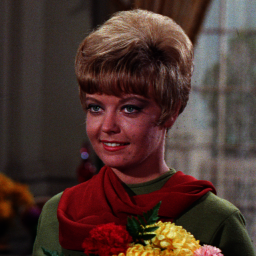
#> input picture SEM_07/Image&Video_Proc/Assignments/HW#3/misc/4.1.01.tiff, 256 x 256 px
$ jupyter execute --allow-errors ee18btech11026-hw3.ipynb
#> lines starting #> are read from the running program, lines starting #| are printed output that depends on the picture; after the words box and inside, x2 and y2 are one past the last pixel; in counts of white or black regions, pixels touching at a corner belong together
# Homework : 03
## Koidala Surya Prakash
### EE18BTECH11026

[cell 1]
## imports
import time ## to understand the time complexity of iterative and matrix approach

import numpy as np
import cv2
import matplotlib.pyplot as plt
import matplotlib.image as mpimg
import cmath
from scipy import signal
PI = np.pi ## denoting common constants..
exp = np.e

# Q1. 2D-DFT

[cell 2]
### code for Q1


class Q1:
    ####################### Utitlity functions ####################
    def disp_img(self, I, title = None): # A utility func for displaying images
        plt.imshow(I, cmap = 'gray')
        plt.axis('off')
        plt.title(title)
        plt.show()


    def __init__ (self, path, display = False, title = None):
        self.path = path
        self.I = cv2.imread(path,cv2.IMREAD_GRAYSCALE) ## Reading images..
        self.N = self.I.shape[0]
        if(display): ## Displaying I
            self.disp_img(self.I, title)

    #### Question 1.a --> iterative approach
    ################################################################################################
    # [40 lines left out: functions find_DFT_iter, find_IDFT_iter, not called in this run]
    ################################################################################################


    #### Question 1.b --> Matrix approach
    ##########################################################################################
    def find_DFT(self, I): ### funct to compute DFT using matrix approach

        self.J = I.copy()
        N = self.J.shape[0]
        self.DFT = np.zeros((N,N), dtype = complex)

        phase =  -1*(2*PI)/N
        w = cmath.rect(1,phase)
        W = np.array([[ w**(i*j) for j in range(N)]for i in range(N)] ,dtype = complex) # Complex exponential matrix

        self.DFT = W@self.J@W
        return self.DFT


    def find_IDFT(self, I): ### finding IDFT using matrix approach
        self.J = I
        N = self.J.shape[0]
        self.IDFT = np.zeros((N,N), dtype = complex)

        phase =  -1*(2*PI)/N
        w = cmath.rect(1,phase)
        W = np.array([[ w**(i*j) for j in range(N)]for i in range(N)] ,dtype = complex) # Complex exponential matrix

        W_inv = (1/N) * np.conjugate(W)

        self.IDFT = W_inv@self.J@W_inv
        self.IDFT = np.round(abs(self.IDFT))
        self.IDFT = np.array(self.IDFT, dtype = np.uint8)

        return self.IDFT
    ##########################################################################################


    ################################################################################
    #### Operations ... DFT visualisations and reconstructions ...
    ################################################################################

    ### basic magnitude
    def magnitude(self, DFT, display = False, title = None):
        self.DFT_mag = np.abs(DFT)

        if(display):
            self.disp_img(self.DFT_mag, title)
        return self.DFT_mag

    ### utilities
    ###  magnitude with log compression
    def log_compressed_magnitude(self, DFT, display = False, title = None):

        ## utility function...
        def log_compressed_FSCS(I):
            I = np.log2(1+I)
            mini,maxi = np.amin(I), np.amax(I)
            J = np.array( [[ (( (I[i][j] - mini)/ (maxi - mini) ) *255) for j in range(I.shape[1]) ] for i in range(I.shape[0])]  ,dtype = np.uint8)
            return J

        self.DFT_mag = np.abs(DFT)
        self.DFT_mag_log_compressed = log_compressed_FSCS(self.DFT_mag)

        if(display):
            self.disp_img(self.DFT_mag_log_compressed, title)
        return self.DFT_mag_log_compressed


    ### displaying phase of the DFT : also performing FSCS to map [-pi , pi]--> [0,255]
    def phase(self, DFT, display = False, title = None): ### applying FSCS to phase [-pi , pi]--> [0,255]
        I = np.angle(DFT,deg=False)  ### raw phase in radians
        mini,maxi = np.amin(I), np.amax(I)
        self.phase = np.array( [[ (( (I[i][j] - mini)/ (maxi - mini) ) *255) for j in range(I.shape[1]) ] for i in range(I.shape[0])]  ,dtype = np.uint8)

        if(display):
            self.disp_img(self.phase, title)
        return self.phase, I ## returns FSCS phase --> lies in [0,255] and raw phas--> [-pi, pi]

    ################################################################################

    # For 1.2
    ## transforming I to get centered DFT
    def center_I_transform(self, I): ### Transfrorming I to get a centered DFT
        self.I_cap = np.array([[  ((-1)**(i+j)) * I[i][j]  for j in range(I.shape[1])] for i in range(I.shape[0])])
        return self.I_cap

    # For 1.4
    #### Constructing DFT from mag and phase ## utility for q1.d
    def dft_from_mag_and_phase(self,mag, phase):
        N = mag.shape[0]
        DFT = np.array( [[ cmath.rect(mag[i][j],phase[i][j]) for j in range(N)] for i in range(N)] ,dtype = complex)
        return DFT

## DFT/IDFT using iterative approach
### Since this takes a lot of time , analysis is done on a (28*28) image on MNIST data.
#### Image Link : https://www.kaggle.com/scolianni/mnistasjpg

### a), Display image,  DFT mag , phase

##### raw magnitude is displayed along with the log compressed version
##### phase has been scaled from [-pi, pi]--> [0,255]

#> (a cell that did not finish here is left out)

DFT_img = q1.find_DFT_iter(q1.I)

_ = q1.magnitude(DFT_img, display = True, title = "Raw Magnitude of DFT(I)")
_ = q1.log_compressed_magnitude(DFT_img, display = True, title = "Magnitude of DFT(I) \n followed by log compression")
_ = q1.phase(DFT_img, display=True, title = "Phase after FSCS")

### b) A centered DFT

### Applied the said transformation and computed DFT

#### We can see the bright spot denoting the DC component on the center

#> (a cell that did not finish here is left out)

DFT_I = q1.find_DFT_iter(q1.I) ### Actual DFT
_ = q1.log_compressed_magnitude(DFT_I, display = True, title = "Magnitude of DFT(I) \n followed by log compression")

I_cap = q1.center_I_transform(q1.I)
DFT_I_cap = q1.find_DFT_iter(I_cap) ## Centered DFT
_ = q1.log_compressed_magnitude(DFT_I_cap, display = True, title = "Magnitude of DFT( {(-1)^i+j}*I) \n followed by log compression")

###  c) Verifying IDFT[DFT[I] ] = I

#### Shown by displaying the difference image which is black

#> (a cell that did not finish here is left out)


DFT_img = q1.find_DFT_iter(q1.I)
IDFT_DFT_img = q1.find_IDFT_iter(DFT_img)

q1.disp_img(IDFT_DFT_img, title = 'IDFT(DFT(I))')

#### showing the difference between I & IDFT(DFT(I)) = 0
q1.disp_img( q1.I - IDFT_DFT_img, title =  'Difference between above images'  )

### d) Importance of phase

#> (a cell that did not finish here is left out)

DFT_I = q1.find_DFT_iter(q1.I) ### Actual DFT


###  decomposing into mag and phase
mag = q1.magnitude(DFT_I)
_,phase = q1.phase(DFT_I)


###############################################
# 1. Transposing the phase
###############################################
phase1 = np.transpose(phase)
DFT_reconstructed = q1.dft_from_mag_and_phase(mag, phase1)
IDFT_DFT_img = q1.find_IDFT(DFT_reconstructed)
q1.disp_img(IDFT_DFT_img, title = 'After transposing phase')


###############################################
# 2. Setting phase to 0
###############################################
phase2 = np.zeros(phase.shape)
DFT_reconstructed = q1.dft_from_mag_and_phase(mag, phase2)
IDFT_DFT_img = q1.find_IDFT(DFT_reconstructed)
q1.disp_img(IDFT_DFT_img, title = 'After setting phase to 0')


###############################################
# 3. Adding Gaussian noise : Added noise with var and mean of 45
###############################################
phase3 = phase + np.random.normal(45,45,size = phase.shape)
DFT_reconstructed = q1.dft_from_mag_and_phase(mag, phase3)
IDFT_DFT_img = q1.find_IDFT(DFT_reconstructed)
q1.disp_img(IDFT_DFT_img, title = 'After adding gaussian to phase')

## DFT/IDFT using Matrix approach
### Not turning in results for 3 images as it might take more space . Do consider renaming your image of choice.

[cell 7]
### Inorder to rename :

#q1 = Q1(path = 'misc/4.1.01.tiff', display = True, title = "Real Image : I")
#q1 = Q1(path = 'misc/4.1.02.tiff', display = True, title = "Real Image : I")
#q1 = Q1(path = 'misc/4.1.03.tiff', display = True, title = "Real Image : I")

### a), Display image,  DFT mag , phase

[cell 8]
q1 = Q1(path = 'misc/4.1.01.tiff', display = True, title = "Real Image : I")
DFT_img = q1.find_DFT(q1.I)

_ = q1.magnitude(DFT_img, display = True, title = "Raw Magnitude of DFT(I)")
_ = q1.log_compressed_magnitude(DFT_img, display = True, title = "Magnitude of DFT(I) \n followed by log compression")
#> in log_compressed_FSCS, `I = np.log2(1+I)`:
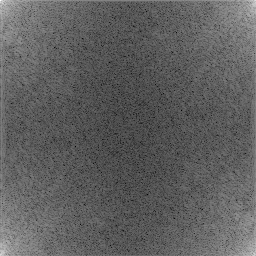
#> I: shape (256, 256) float64; min 3.26, max 21.88, mean 10.3; drawn with min black and max white
#> in log_compressed_FSCS, `mini,maxi = np.amin(I), np.amax(I)`: mini = 3.26; maxi = 21.88
_ = q1.phase(DFT_img, display=True, title = "Phase after FSCS")
#> in phase, `I = np.angle(DFT,deg=False)`:
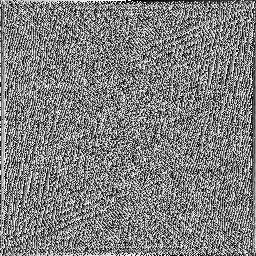
#> I: shape (256, 256) float64; min -3.14, max 3.14, mean 9.59e-05; drawn with min black and max white
#> in phase, `mini,maxi = np.amin(I), np.amax(I)`: mini = -3.14; maxi = 3.14

### b) A centered DFT

[cell 9]
q1 = Q1(path = 'misc/4.1.01.tiff', display = True, title = "Real Image : I")
DFT_I = q1.find_DFT(q1.I) ### Actual DFT
_ = q1.log_compressed_magnitude(DFT_I, display = True, title = "Magnitude of DFT(I) \n followed by log compression")

I_cap = q1.center_I_transform(q1.I)
DFT_I_cap = q1.find_DFT(I_cap) ## Centered DFT
_ = q1.log_compressed_magnitude(DFT_I_cap, display = True, title = "Magnitude of DFT( {(-1)^i+j}*I) \n followed by log compression")

###  c) Verifying IDFT[DFT[I] ] = I

[cell 10]
q1 = Q1(path = 'misc/4.1.01.tiff', display = True, title = "Real Image : I")

DFT_img = q1.find_DFT(q1.I)
IDFT_DFT_img = q1.find_IDFT(DFT_img)

q1.disp_img(IDFT_DFT_img, title = 'IDFT(DFT(I))')

#### showing the difference between I & IDFT(DFT(I)) = 0
q1.disp_img( q1.I - IDFT_DFT_img, title =  'Difference between above images'  )
#> in disp_img (call 10), `plt.show()`:
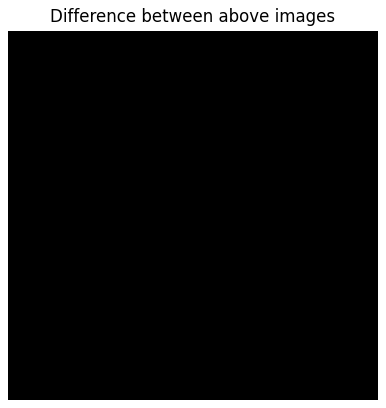
#> figure drawn by matplotlib, 1 panel

### d) Importance of phase

[cell 11]
### transposing the phase..

q1 = Q1(path = 'misc/4.1.01.tiff', display = True, title = "Real Image : I")
DFT_I = q1.find_DFT(q1.I) ### Actual DFT


###  decomposing into mag and phase
mag = q1.magnitude(DFT_I)
_,phase = q1.phase(DFT_I)


###############################################
# 1. Transposing the phase
###############################################
phase1 = np.transpose(phase)
DFT_reconstructed = q1.dft_from_mag_and_phase(mag, phase1)
IDFT_DFT_img = q1.find_IDFT(DFT_reconstructed)
q1.disp_img(IDFT_DFT_img, title = 'After transposing phase')


###############################################
# 2. Setting phase to 0
###############################################
phase2 = np.zeros(phase.shape)
DFT_reconstructed = q1.dft_from_mag_and_phase(mag, phase2)
IDFT_DFT_img = q1.find_IDFT(DFT_reconstructed)
q1.disp_img(IDFT_DFT_img, title = 'After setting phase to 0')


###############################################
# 3. Adding Gaussian noise
###############################################
phase3 = phase + np.random.normal(45,45,size = phase.shape)
DFT_reconstructed = q1.dft_from_mag_and_phase(mag, phase3)
IDFT_DFT_img = q1.find_IDFT(DFT_reconstructed)
q1.disp_img(IDFT_DFT_img, title = 'After adding gaussian to phase')

# Q2 Periodic convolution

[cell 12]
### Code for Q2
class Q2(Q1): ### inheriting all the methods from Q1
    ####################### Utitlity functions ####################
    def disp_img(self, I, title = None): # A utility func for displaying images
        plt.imshow(I, cmap = 'gray')
        plt.axis('off')
        plt.title(title)
        plt.show()


    def __init__ (self, path, display = False, title = None):
        self.path = path
        self.I = cv2.imread(path,cv2.IMREAD_GRAYSCALE) ## Reading images..
        self.N = self.I.shape[0]
        if(display): ## Displaying I
            self.disp_img(self.I, title)


    ############################ Code 2.1 ##########################3
    ###  An iterative approach for circular conv
    def circular_conv(self,I,F):
        J = np.zeros((I.shape))
        M,N = J.shape

        for i in range(M):
            for j in range(N):
                temp = 0
                for p in range(F.shape[0]):
                    for q in range(F.shape[1]):
                        temp+= I[(i-p)%M][ (j-q)%N ] * F[p][q]
                J[i][j] = np.round(temp)
        return J
    ############################ Code 2.2 ##########################33#
    ### Padding and performing linear conv
    def zero_padding(self, I, target_shape):
        J = np.zeros(target_shape)
        ### padding zeros at the bottom right
        J[0:I.shape[0],0:I.shape[1]] = I[0:I.shape[0],0:I.shape[1]]
        return J

    def linear_conv_using_circular_conv(self,I, F):
        I_padded = self.zero_padding(I, (I.shape[0] + F.shape[0] -1, I.shape[1] + F.shape[1] -1))
        ### Target shape... m+n-1 for linear conv
        J = self.circular_conv(I_padded, F) ## Using the circular conv operation
        J_crop = J[0:I.shape[0]][0:I.shape[1]]
        return J, J_crop


    ########################  Code 2.3 ###############################
    ### Padded and computing IDFT( DFT(I). DFT(F))
    def linear_conv_with_DFT(self, I, F):
        N,M = I.shape
        P,P  = F.shape

        #### Padding both images..
        I = self.zero_padding(I,(N+P-1,M+P-1))
        F = self.zero_padding(F,(N+P-1,M+P-1))

        I_DFT = self.find_DFT(I)
        F_DFT = self.find_DFT(F)

        J = np.multiply(I_DFT, F_DFT, dtype= complex)

        J_IDFT = self.find_IDFT(J)
        J_cropped = J_IDFT[0:I.shape[0]][0:I.shape[1]]

        return J_IDFT, J_cropped

### 2.1 Circlular convolution..

[cell 13]
q2 = Q2(path = 'misc/4.1.01.tiff', display = True, title = "Real Image : I")

### Definding the average filer:
f = 5
F = np.ones((f,f))/(f**2)

### Implementing circular conv
Image_avg = q2.circular_conv(q2.I, F)

q2.disp_img(Image_avg, title = "Circular conv output ")

### 2.2 Linear convoluted image from circular convolution...

[cell 14]
q2 = Q2(path = 'misc/4.1.01.tiff', display = True, title = "Real Image : I")

### Definding the average filer: with 5*5
f = 5
F = np.ones((f,f))/(f**2)

### Implementing linear conv
Image_avg_conv,Image_avg_conv_cropped = q2.linear_conv_using_circular_conv(q2.I, F)
#> in linear_conv_using_circular_conv, `J_crop = J[0:I.shape[0]][0:I.shape[1]]`:
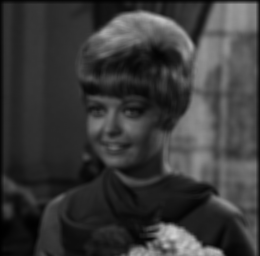
#> J_crop: shape (256, 260) float64; min 0, max 208, mean 57.4
q2.disp_img(Image_avg_conv, title = "Linear conv output of size : (N+F-1, N+F-1) ")
q2.disp_img(Image_avg_conv_cropped, title = "Linear conv output of size : (N, N) ")

### 2.3 Linear conv using DFT

[cell 15]
q2 = Q2(path = 'misc/4.1.01.tiff', display = True, title = "Real Image : I")

### Definding the average filer:
f = 5
F = np.ones((f,f))/(f**2)

### Implementing linear conv
Image_avg_DFT,Image_avg_DFT_cropped = q2.linear_conv_with_DFT(q2.I, F)
#> in linear_conv_with_DFT, `F_DFT = self.find_DFT(F)`: F: shape (260, 260) float64; values 0 (black) and 0.04 (white), 0.04% white; 1 white region, box (x1, y1, x2, y2) and area: (0, 0, 5, 5) 25
q2.disp_img(Image_avg_DFT, title = "Linear conv output of size : (N+F-1, N+F-1) ")
q2.disp_img(Image_avg_DFT_cropped, title = "Linear conv output of size : (N, N) ")

###  Veryfying both procedures are equivalent .. By finding the difference of both avaeraged images

[cell 16]
q2.disp_img(Image_avg_conv, title = "Linear conv output using circular conv ")
q2.disp_img(Image_avg_DFT, title = "Linear conv output using DFT")
q2.disp_img(Image_avg_DFT - Image_avg_conv, title = "Difference Image")

# Q3 : Image Denoising with linear filters.

[cell 17]
### Code for Q2
class Q3(Q2): ### Adding Q2 and Q1 functions
    ####################### Utitlity functions ####################
    def disp_img(self, I, title = None): # A utility func for displaying images
        plt.imshow(I, cmap = 'gray')
        plt.axis('off')
        plt.title(title)
        plt.show()


    def __init__ (self, path, display = False, title = None):
        self.path = path
        self.I = cv2.imread(path,cv2.IMREAD_GRAYSCALE) ## Reading images..
        self.N = self.I.shape[0]
        if(display): ## Displaying I
            self.disp_img(self.I, title)


    ##############################  Adding noise ###########################

    def noise(self,I, mean, var):
        sig = var**0.5
        return np.random.normal(mean,sig,I.shape)

    ##############  Q 3.1 Moving Average Filter with size (M,M) #################3
    def MVA_filtering(self,I, M, display , title):
        F = np.ones((M,M))/(M*M)
        _, LDFT_cropped =  self.linear_conv_with_DFT(I,F)

        if(display): ## Displaying I
            self.disp_img(LDFT_cropped, title)
        return LDFT_cropped


    ################# Q 3.2 Gaussian filter of size M*M and std : sigma
    def gaussian_filtering (self,I, M,std, display, title):
        F = np.zeros((M,M))
        a = 1/(2*PI*((std)**2))
        for i in range(M):
            for j in range(M):
                F[i][j] = a* ( exp**(-1* ( (i**2 + j**2)/ (2*(std**2)) )  ) )

        _, LDFT_cropped =  self.linear_conv_with_DFT(I,F)

        if(display): ## Displaying I
            self.disp_img(LDFT_cropped, title)
        return LDFT_cropped

### Setup: Understanding what noise does to the image

#### Observe that spurious pixels occur in the magnitude plot . and noisy pixels occur in the image

[cell 18]
q3 = Q3(path = 'misc/4.1.01.tiff', display = True, title = "Real Image : I")

### Magnitude of real image ...
I_cap = q3.center_I_transform(q3.I)
DFT_I_cap = q3.find_DFT(I_cap) ## Centered DFT
_ = q3.log_compressed_magnitude(DFT_I_cap, display = True, title = "Magnitude of DFT of actual image ")


noise = q3.noise(q3.I, 0, 25) ### As specified in the question.
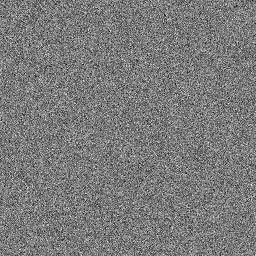
#> noise: shape (256, 256) float64; min -19.9, max 21.43, mean 0.1; drawn with min black and max white
I_with_noise = q3.I + noise
q3.disp_img(I_with_noise, title = "Noisy image")
### Magnitude of noisy image ...
I_cap = q3.center_I_transform(I_with_noise)
DFT_I_cap = q3.find_DFT(I_cap) ## Centered DFT
_ = q3.log_compressed_magnitude(DFT_I_cap, display = True, title = "Magnitude of DFT of noisy image ")
#> in log_compressed_FSCS (call 5), `I = np.log2(1+I)`:
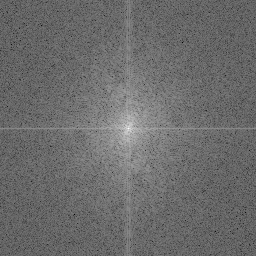
#> I: shape (256, 256) float64; min 2.63, max 21.88, mean 10.8; drawn with min black and max white
#> in log_compressed_FSCS (call 5), `mini,maxi = np.amin(I), np.amax(I)`: mini = 2.63

### a) Added AWGN with zero mean and var = 25. Effect of Average filtering. Also displayed the magnitude of DFT of filtered image

[cell 19]
for i in range(3, 16, 2): ### a step size of 2
    title =' MVA image with M = ' + str(i)
    I_denoised = q3.MVA_filtering(I_with_noise, M = i, display = True, title = title)

    I_cap = q3.center_I_transform(I_denoised)
    DFT_I_cap = q3.find_DFT(I_cap) ## Centered DFT
    _ = q3.log_compressed_magnitude(DFT_I_cap, display = True, title = "Magnitude of DFT  of denoised image M = " + str(i))
#> this loop made 7 passes
#> pass 1, in center_I_transform (call 4), `self.I_cap = np.array([[  ((-1)**(i+j)) * I[i][j]  for j in range(I.sh..`:
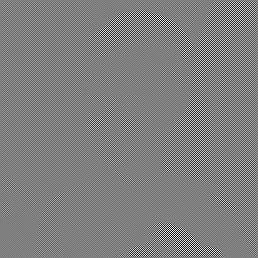
#> self.I_cap: shape (258, 258) int64; min -216, max 217, mean 0; drawn with min black and max white
#> after the loop:
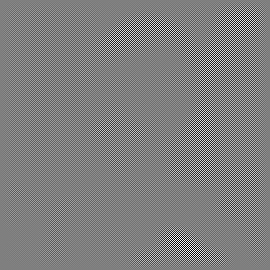
#> I_cap: shape (270, 270) int64; min -177, max 177, mean 0; drawn with min black and max white

### b)  Gaussian filter with size 5*5  and varying var

[cell 20]
STD_values = np.arange(0.5,5, 0.5)

for std in STD_values: ### std step size of .5
    title =' Gaussian filtered image with std = ' + str(std)
    I_denoised = q3.gaussian_filtering(I_with_noise, M = 5, std = std,  display = True, title = title)

    I_cap = q3.center_I_transform(I_denoised)
    DFT_I_cap = q3.find_DFT(I_cap) ## Centered DFT
    _ = q3.log_compressed_magnitude(DFT_I_cap, display = True, title = "Magnitude of DFT  of denoised image\n std = " + str(std))
#> this loop made 9 passes
#> pass 1, in center_I_transform (call 11), `self.I_cap = np.array([[  ((-1)**(i+j)) * I[i][j]  for j in range(I.sh..`:
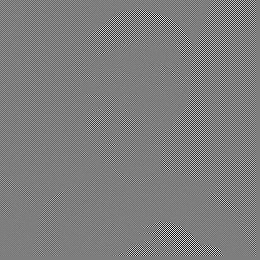
#> self.I_cap: shape (260, 260) int64; min -189, max 193, mean 0; drawn with min black and max white
#> pass 1, in disp_img (call 20), `plt.show()`:
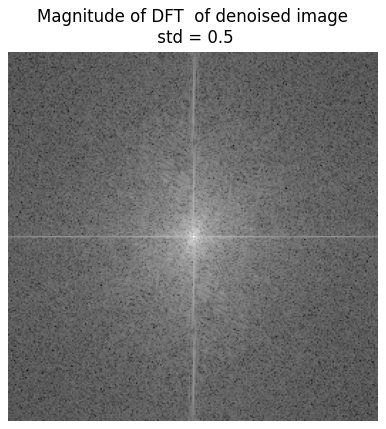
#> figure drawn by matplotlib, 1 panel

$ run again, with SEM_07/Image&Video_Proc/Assignments/HW#3/misc/4.1.02.tiff copied over SEM_07/Image&Video_Proc/Assignments/HW#3/misc/4.1.01.tiff
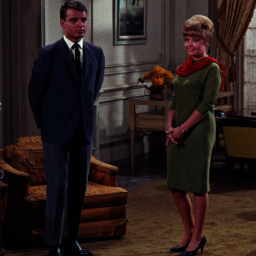
#> input picture SEM_07/Image&Video_Proc/Assignments/HW#3/misc/4.1.02.tiff, 256 x 256 px
#> in log_compressed_FSCS, `mini,maxi = np.amin(I), np.amax(I)`: mini = 2.64; maxi = 21.06
#> in phase, `mini,maxi = np.amin(I), np.amax(I)`: mini = -3.14; maxi = 3.14
#> F: shape (260, 260) float64; values 0 (black) and 0.04 (white), 0.04% white; 1 white region, box (x1, y1, x2, y2) and area: (0, 0, 5, 5) 25
#> the loop `for i in range(3, 16, 2):` made 7 passes
#> the loop `for std in STD_values:` made 9 passes
#> pass 1, in center_I_transform (call 11), `self.I_cap = np.array([[  ((-1)**(i+j)) * I[i][j]  for j in range(I.sh..`:
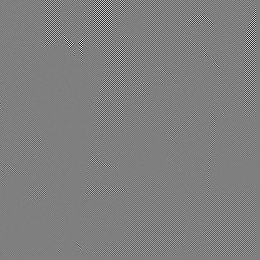
#> self.I_cap: shape (260, 260) int64; min -202, max 202, mean 0; drawn with min black and max white
#> pass 1, in disp_img (call 20), `plt.show()`:
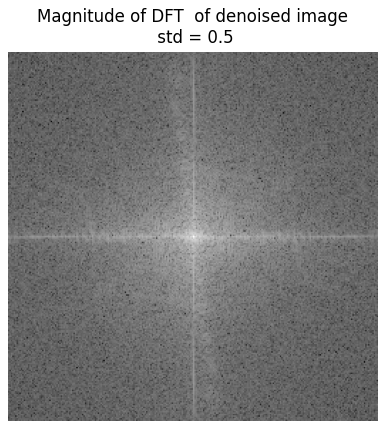
#> figure drawn by matplotlib, 1 panel

$ run again, with SEM_07/Image&Video_Proc/Assignments/HW#3/misc/4.1.03.tiff copied over SEM_07/Image&Video_Proc/Assignments/HW#3/misc/4.1.01.tiff
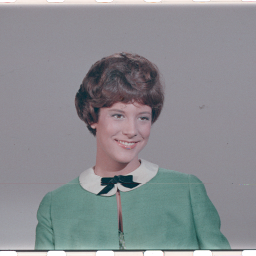
#> input picture SEM_07/Image&Video_Proc/Assignments/HW#3/misc/4.1.03.tiff, 256 x 256 px
#> in log_compressed_FSCS, `mini,maxi = np.amin(I), np.amax(I)`: mini = 0.914; maxi = 23.13
#> in phase, `mini,maxi = np.amin(I), np.amax(I)`: mini = -3.14; maxi = 3.14
#> F: shape (260, 260) float64; values 0 (black) and 0.04 (white), 0.04% white; 1 white region, box (x1, y1, x2, y2) and area: (0, 0, 5, 5) 25
#> the loop `for i in range(3, 16, 2):` made 7 passes
#> the loop `for std in STD_values:` made 9 passes
#> pass 1, in disp_img (call 20), `plt.show()`:
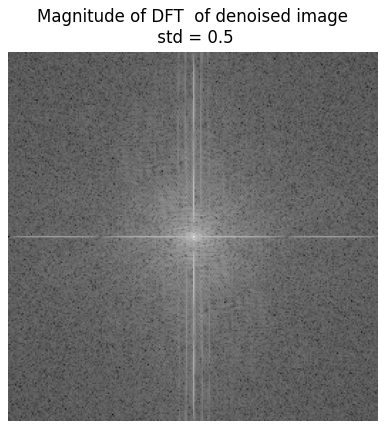
#> figure drawn by matplotlib, 1 panel
